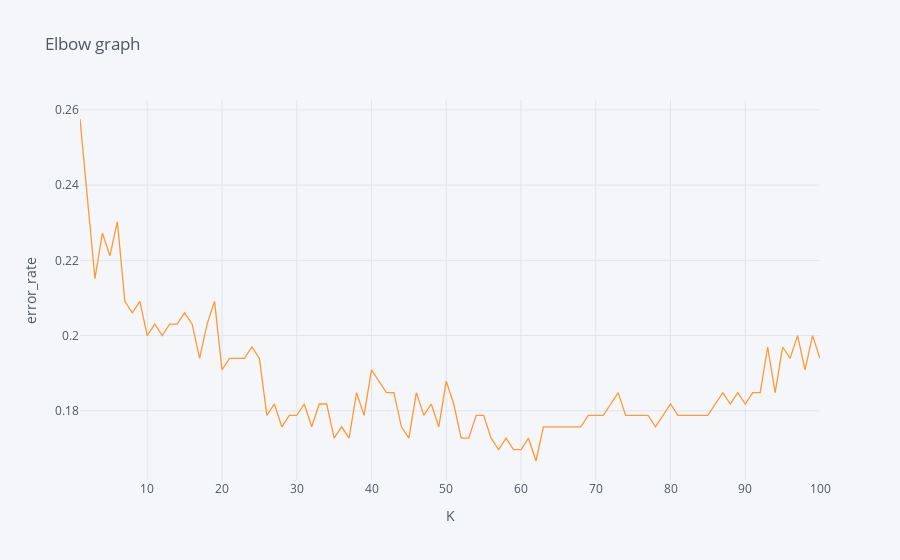

Source (notebook cell):
### Code cell
errorratedf.iplot(kind='line',x='K',y='error_rate',yTitle='error_rate',xTitle='K',title='Elbow graph')

### Figure 1 — Plotly figure (JSON) as saved in the notebook; plotly's stock layout.template omitted (floating-point values rounded to 4 significant figures)
{"data": [{"line": {"color": "rgba(255, 153, 51, 1.0)", "dash": "solid", "shape": "linear", "width": 1.3}, "mode": "lines", "name": "error_rate", "text": "", "type": "scatter", "x": [1, 2, 3, 4, 5, 6, 7, 8, 9, 10, 11, 12, 13, 14, 15, 16, 17, 18, 19, 20, 21, 22, 23, 24, 25, 26, 27, 28, 29, 30, 31, 32, 33, 34, 35, 36, 37, 38, 39, 40, 41, 42, 43, 44, 45, 46, 47, 48, 49, 50, 51, 52, 53, 54, 55, 56, 57, 58, 59, 60, 61, 62, 63, 64, 65, 66, 67, 68, 69, 70, 71, 72, 73, 74, 75, 76, 77, 78, 79, 80, 81, 82, 83, 84, 85, 86, 87, 88, 89, 90, 91, 92, 93, 94, 95, 96, 97, 98, 99, 100], "y": [0.2576, 0.2364, 0.2152, 0.2273, 0.2212, 0.2303, 0.2091, 0.2061, 0.2091, 0.2, 0.203, 0.2, 0.203, 0.203, 0.2061, 0.203, 0.1939, 0.203, 0.2091, 0.1909, 0.1939, 0.1939, 0.1939, 0.197, 0.1939, 0.1788, 0.1818, 0.1758, 0.1788, 0.1788, 0.1818, 0.1758, 0.1818, 0.1818, 0.1727, 0.1758, 0.1727, 0.1848, 0.1788, 0.1909, 0.1879, 0.1848, 0.1848, 0.1758, 0.1727, 0.1848, 0.1788, 0.1818, 0.1758, 0.1879, 0.1818, 0.1727, 0.1727, 0.1788, 0.1788, 0.1727, 0.1697, 0.1727, 0.1697, 0.1697, 0.1727, 0.1667, 0.1758, 0.1758, 0.1758, 0.1758, 0.1758, 0.1758, 0.1788, 0.1788, 0.1788, 0.1818, 0.1848, 0.1788, 0.1788, 0.1788, 0.1788, 0.1758, 0.1788, 0.1818, 0.1788, 0.1788, 0.1788, 0.1788, 0.1788, 0.1818, 0.1848, 0.1818, 0.1848, 0.1818, 0.1848, 0.1848, 0.197, 0.1848, 0.197, 0.1939, 0.2, 0.1909, 0.2, 0.1939]}], "layout": {"legend": {"bgcolor": "#F5F6F9", "font": {"color": "#4D5663"}}, "paper_bgcolor": "#F5F6F9", "plot_bgcolor": "#F5F6F9", "title": {"font": {"color": "#4D5663"}, "text": "Elbow graph"}, "xaxis": {"gridcolor": "#E1E5ED", "showgrid": true, "tickfont": {"color": "#4D5663"}, "title": {"font": {"color": "#4D5663"}, "text": "K"}, "zerolinecolor": "#E1E5ED"}, "yaxis": {"gridcolor": "#E1E5ED", "showgrid": true, "tickfont": {"color": "#4D5663"}, "title": {"font": {"color": "#4D5663"}, "text": "error_rate"}, "zerolinecolor": "#E1E5ED"}}}
